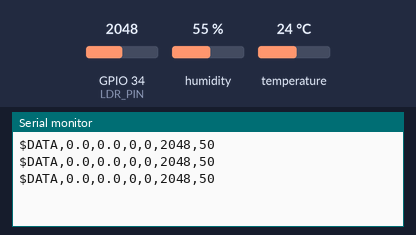
A sketch run on a simulated ESP32-S3. Parts: the last lines printed to the serial monitor. Inputs (shaded band) come from the test bench; at power-on: humidity 55 %, GPIO 34 (LDR_PIN) = 2048, temperature 24 °C (analog values on the 0–4095 scale). WiFi joins after 1.5 s; servers stay silent unless stated; no MQTT or app messages arrive unless stated.

Above: at 1.2 s.
1.3 s: humidity set to 22 %
At 2.4 s:
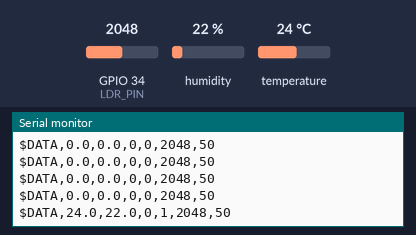
2.8 s: GPIO 34 (LDR_PIN) set to 2866
At 3.5 s:
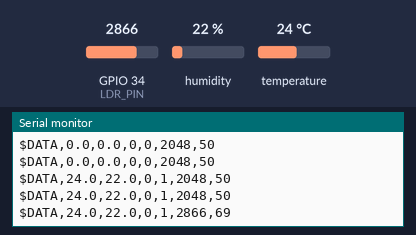
4.3 s: temperature set to 12 °C
At 5.0 s:
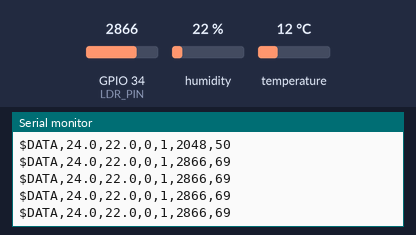
5.8 s: GPIO 34 (LDR_PIN) set to 3603
At 6.5 s:
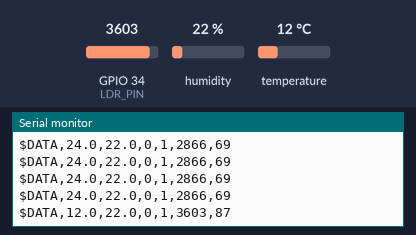
7.3 s: humidity set to 40 %
At 8.0 s:
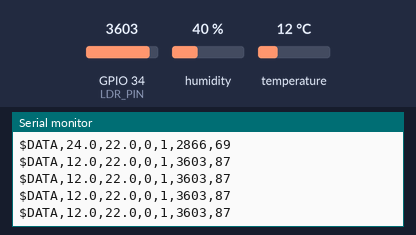
Timing chart, 0 to 9.8 s (numbered marks = the images above; inputs shaded):
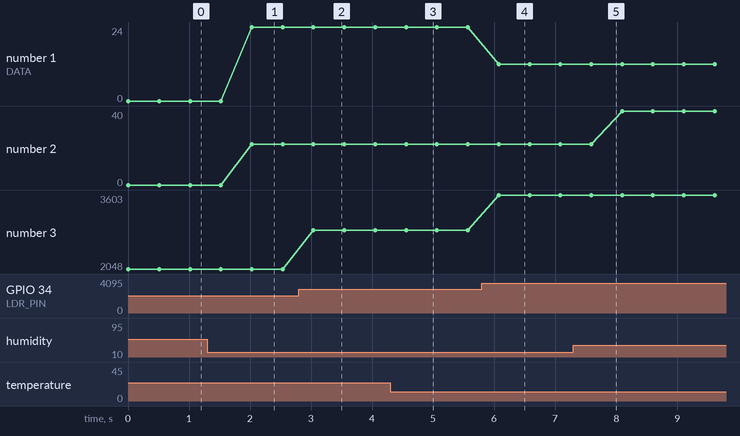

The sketch:

ESP32_1_Sensors_MQTT.ino
```cpp
// ESP32 #1: DHT + PIR + LDR -> UART -> ESP32 #2; MQTT doc lap.
// ESP32 thuong (ESP32 Dev Module), khong phai ESP32-S3.
#include <Arduino.h>
#include <WiFi.h>
#include <PubSubClient.h>
#include <freertos/FreeRTOS.h>
#include <freertos/task.h>
#include <freertos/queue.h>
#include <math.h>
#include <stdio.h>
#include <stdlib.h>
#include <string.h>
#include <errno.h>
#include <DHT.h>

// Wi-Fi / MQTT theo anh cau hinh. Khong in mat khau ra Serial.
const char *WIFI_SSID = "Nemo";
const char *WIFI_PASSWORD = "1234567809";
const char *MQTT_HOST = "192.168.86.191";
constexpr uint16_t MQTT_PORT = 1883;
const char *MQTT_USER = "";
const char *MQTT_PASSWORD = "";
constexpr uint32_t WIFI_RETRY_MS = 10000;
constexpr uint32_t MQTT_RETRY_MS = 5000;
constexpr uint32_t MQTT_INTERVAL_MS = 2000;
constexpr uint32_t MQTT_MIN_INTERVAL_MS = 250;

const char *MQTT_CLIENT_ID = "smarthome-esp32-sensor-01";
const char *MQTT_TOPIC_STATE = "smarthome/esp32/sensor/state";

constexpr uint8_t DHT_PIN = 5;
constexpr uint8_t DHT_TYPE = DHT22; // Neu cam bien la DHT11, doi DHT22 -> DHT11.
constexpr uint8_t PIR_PIN = 4;
constexpr uint8_t LDR_PIN = 34; // ADC1; dau AO phai trong 0..3.3V.
constexpr uint8_t UART_RX = 3;  // Khong can noi RX cho truyen mot chieu.
constexpr uint8_t UART_TX = 1;  // Noi sang GPIO32 cua mach relay.
constexpr uint32_t UART_BAUD = 9600;
constexpr uint32_t UART_INTERVAL_MS = 500;
constexpr uint32_t DHT_INTERVAL_MS = 2000;
constexpr uint32_t LDR_INTERVAL_MS = 500;
constexpr uint32_t PIR_WARMUP_MS = 60000;

struct SensorState {
  float temperature = 0.0f;
  float humidity = 0.0f;
  bool dhtOK = false;
  bool pirReady = false;
  uint8_t motion = 0;
  uint16_t ldrADC = 0;
  uint8_t lightPercent = 0;
  uint32_t revision = 1;
  uint32_t uartTxPackets = 0;
};

SensorState sensor;
DHT dht(DHT_PIN, DHT_TYPE);
QueueHandle_t stateQueue = nullptr;
uint32_t startedAt = 0;
uint32_t lastDhtAt = 0;
uint32_t lastLdrAt = 0;
uint32_t lastUartAt = 0;
int lastSentMotion = -1;

// Khai bao ro cac ham dung kieu tu dinh nghia cho Arduino preprocessor.
bool makeStateJSON(const SensorState &s, char *out, size_t capacity);

void queueSnapshot() {
  if (stateQueue) xQueueOverwrite(stateQueue, &sensor);
}

void readDHT() {
  float t = dht.readTemperature();
  float h = dht.readHumidity();
  bool ok = isfinite(t) && isfinite(h) && t >= -40.0f && t <= 80.0f &&
            h >= 0.0f && h <= 100.0f;
  if (ok != sensor.dhtOK || (ok && (t != sensor.temperature || h != sensor.humidity))) {
    ++sensor.revision;
  }
  sensor.dhtOK = ok;
  if (ok) { sensor.temperature = t; sensor.humidity = h; }
}

void readLDR() {
  uint32_t sum = 0;
  for (uint8_t i = 0; i < 16; ++i) {
    sum += analogRead(LDR_PIN);
    delayMicroseconds(200);
  }
  sensor.ldrADC = (uint16_t)(sum / 16U);
  sensor.lightPercent = (uint8_t)((uint32_t)sensor.ldrADC * 100U / 4095U);
  // Ty le ADC, khong phai lux; chieu sang/toi phu thuoc mach chia ap LDR.
}

void sendUART() {
  // Giu giao thuc cu: $DATA,T,H,M,DHT_OK,ADC,LIGHT_PERCENT\n
  // UART0 CHI gui DATA. Tuyet doi khong them Serial.print debug vao sketch nay.
  char frame[96];
  int n = snprintf(frame, sizeof(frame), "$DATA,%.1f,%.1f,%u,%u,%u,%u\n",
      sensor.temperature, sensor.humidity, (unsigned)sensor.motion,
      sensor.dhtOK ? 1U : 0U, (unsigned)sensor.ldrADC, (unsigned)sensor.lightPercent);
  if (n > 0 && n < (int)sizeof(frame)) {
    Serial.write((const uint8_t *)frame, (size_t)n);
    ++sensor.uartTxPackets;
  }
}

bool makeStateJSON(const SensorState &s, char *out, size_t capacity) {
  char t[20] = "null", h[20] = "null";
  if (s.dhtOK) {
    snprintf(t, sizeof(t), "%.1f", s.temperature);
    snprintf(h, sizeof(h), "%.1f", s.humidity);
  }
  int n = snprintf(out, capacity,
      "{\"temperature\":%s,\"humidity\":%s,\"dht_ok\":%s,"
      "\"motion\":%u,\"pir_ready\":%s,\"ldr_adc\":%u,\"light_percent\":%u,"
      "\"uart_tx_packets\":%lu,\"uptime_ms\":%lu,\"rssi\":%d}",
      t, h, s.dhtOK ? "true" : "false", (unsigned)s.motion,
      s.pirReady ? "true" : "false", (unsigned)s.ldrADC, (unsigned)s.lightPercent,
      (unsigned long)s.uartTxPackets, (unsigned long)millis(), WiFi.RSSI());
  return n > 0 && n < (int)capacity;
}

// Khong debug tren Serial vi GPIO1 dang truyen khung sang relay.
#define NETWORK_LOG(...) do {} while (0)

// Chi task nay duoc cham vao WiFiClient / PubSubClient.
// connect()/loop()/publish() co the cho mang; loop() UART van chay rieng.
void networkTask(void *) {
  WiFiClient client;
  PubSubClient mqtt(client);
  WiFi.mode(WIFI_STA);
  WiFi.setAutoReconnect(true);
  WiFi.begin(WIFI_SSID, WIFI_PASSWORD);
  mqtt.setServer(MQTT_HOST, MQTT_PORT);
  mqtt.setSocketTimeout(2);
  mqtt.setKeepAlive(15);
  if (!mqtt.setBufferSize(1024)) {
    NETWORK_LOG("MQTT: khong du bo nho cho buffer\n");
    vTaskDelete(nullptr);
    return;
  }


  uint32_t lastWifiAttempt = millis();
  uint32_t lastMqttAttempt = millis() - MQTT_RETRY_MS;
  uint32_t lastPublish = millis() - MQTT_INTERVAL_MS;
  uint32_t sentRevision = 0;
  bool forcePublish = true;
  bool wifiWasUp = false;

  for (;;) {
    uint32_t now = millis();
    if (WiFi.status() != WL_CONNECTED) {
      if (wifiWasUp) {
        client.stop();
        wifiWasUp = false;
        NETWORK_LOG("WIFI: mat ket noi, UART van hoat dong\n");
      }
      if ((uint32_t)(now - lastWifiAttempt) >= WIFI_RETRY_MS) {
        WiFi.reconnect();
        lastWifiAttempt = millis();
      }
    } else {
      if (!wifiWasUp) {
        wifiWasUp = true;
        NETWORK_LOG("WIFI CONNECTED: %s\n", WiFi.localIP().toString().c_str());
        lastMqttAttempt = millis() - MQTT_RETRY_MS;
      }
      if (!mqtt.connected() &&
          (uint32_t)(millis() - lastMqttAttempt) >= MQTT_RETRY_MS) {
        bool connected = strlen(MQTT_USER) > 0
            ? mqtt.connect(MQTT_CLIENT_ID, MQTT_USER, MQTT_PASSWORD)
            : mqtt.connect(MQTT_CLIENT_ID);
        lastMqttAttempt = millis(); // Lay lai moc SAU loi goi co the block.
        if (connected) {

          if (mqtt.connected()) {
            forcePublish = true;
            NETWORK_LOG("MQTT CONNECTED: %s:%u\n", MQTT_HOST, MQTT_PORT);
          }
        } else {
          NETWORK_LOG("MQTT CONNECT FAIL: %d (UART khong bi dung)\n", mqtt.state());
        }
      }
      if (mqtt.connected()) {
        mqtt.loop();
        SensorState snapshot{};
        if (mqtt.connected() && xQueuePeek(stateQueue, &snapshot, 0) == pdTRUE) {
          now = millis();
          bool changed = snapshot.revision != sentRevision;
          uint32_t elapsed = (uint32_t)(now - lastPublish);
          if (forcePublish || elapsed >= MQTT_INTERVAL_MS ||
              (changed && elapsed >= MQTT_MIN_INTERVAL_MS)) {
            char json[768];
            if (makeStateJSON(snapshot, json, sizeof(json)) &&
                mqtt.publish(MQTT_TOPIC_STATE, json, false)) {
              lastPublish = millis();
              sentRevision = snapshot.revision;
              forcePublish = false;
            }
          }
        }
      }
    }
    vTaskDelay(pdMS_TO_TICKS(20));
  }
}

void setup() {
  Serial.begin(UART_BAUD, SERIAL_8N1, UART_RX, UART_TX);
  pinMode(PIR_PIN, INPUT);
  pinMode(LDR_PIN, INPUT);
  dht.begin();
  analogReadResolution(12);
  analogSetPinAttenuation(LDR_PIN, ADC_11db);
  readLDR();
  startedAt = millis();
  lastDhtAt = startedAt;
  lastLdrAt = startedAt;
  lastUartAt = startedAt;
  stateQueue = xQueueCreate(1, sizeof(SensorState));
  queueSnapshot();
  // Loi cap phat task mang khong duoc lam dung UART/cam bien.
  if (stateQueue) xTaskCreatePinnedToCore(networkTask, "sensor_mqtt", 6144,
                                        nullptr, 1, nullptr, 0);
}

void loop() {
  uint32_t now = millis();
  bool ready = (uint32_t)(now - startedAt) >= PIR_WARMUP_MS;
  uint8_t motion = (ready && digitalRead(PIR_PIN) == HIGH) ? 1 : 0;
  if (ready != sensor.pirReady || motion != sensor.motion) ++sensor.revision;
  sensor.pirReady = ready;
  sensor.motion = motion;

  if ((uint32_t)(now - lastDhtAt) >= DHT_INTERVAL_MS) {
    readDHT();
    lastDhtAt = millis();
  }
  // readDHT() co the mat thoi gian: lay lai now truoc cac phep tru.
  now = millis();
  if ((uint32_t)(now - lastLdrAt) >= LDR_INTERVAL_MS) {
    readLDR();
    lastLdrAt = millis();
  }
  now = millis();
  if ((uint32_t)(now - lastUartAt) >= UART_INTERVAL_MS ||
      (int)sensor.motion != lastSentMotion) {
    sendUART();
    lastUartAt = millis();
    lastSentMotion = sensor.motion;
    queueSnapshot();
  }
  delay(2);
}
```

Measured:
- after the input at 1.3 s, the serial monitor: prints a new line after 0.73 s (image 1)
- after the input at 2.8 s, the serial monitor: prints a new line after 0.24 s (image 2)
- after the input at 5.8 s, the serial monitor: prints a new line after 0.28 s (image 4)
- plotted number 2: 0 → 22 after the input at 1.3 s, 22 → 40 after the input at 7.3 s
- plotted number 3: 2048 → 2866 after the input at 2.8 s, 2866 → 3603 after the input at 5.8 s
